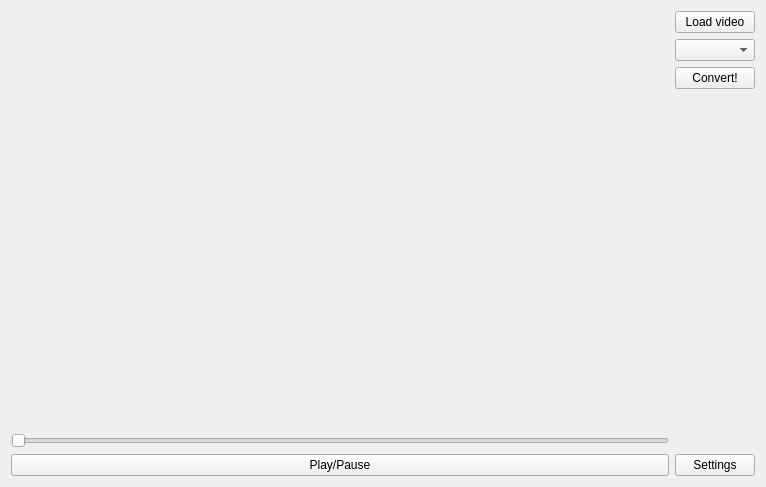
<?xml version="1.0" encoding="UTF-8"?>
<ui version="4.0">
 <class>Form</class>
 <widget class="QWidget" name="Form">
  <property name="geometry">
   <rect>
    <x>0</x>
    <y>0</y>
    <width>766</width>
    <height>487</height>
   </rect>
  </property>
  <property name="windowTitle">
   <string>Form</string>
  </property>
  <layout class="QVBoxLayout" name="verticalLayout_3">
   <item>
    <layout class="QHBoxLayout" name="horizontalLayout">
     <item>
      <layout class="QVBoxLayout" name="verticalLayout">
       <item>
        <widget class="QWidget" name="playerWidget" native="true"/>
       </item>
       <item>
        <widget class="QSlider" name="videoSlider">
         <property name="orientation">
          <enum>Qt::Horizontal</enum>
         </property>
        </widget>
       </item>
       <item>
        <widget class="QPushButton" name="btnPlayPause">
         <property name="text">
          <string>Play/Pause</string>
         </property>
        </widget>
       </item>
      </layout>
     </item>
     <item>
      <layout class="QVBoxLayout" name="verticalLayout_2">
       <item>
        <widget class="QPushButton" name="btnLoadVideo">
         <property name="text">
          <string>Load video</string>
         </property>
        </widget>
       </item>
       <item>
        <widget class="QComboBox" name="cbxTargetFormat"/>
       </item>
       <item>
        <widget class="QPushButton" name="btnConvert">
         <property name="text">
          <string>Convert!</string>
         </property>
        </widget>
       </item>
       <item>
        <spacer name="verticalSpacer">
         <property name="orientation">
          <enum>Qt::Vertical</enum>
         </property>
         <property name="sizeHint" stdset="0">
          <size>
           <width>20</width>
           <height>40</height>
          </size>
         </property>
        </spacer>
       </item>
       <item>
        <widget class="QPushButton" name="btnSettings">
         <property name="text">
          <string>Settings</string>
         </property>
        </widget>
       </item>
      </layout>
     </item>
    </layout>
   </item>
  </layout>
 </widget>
 <resources/>
 <connections/>
</ui>
